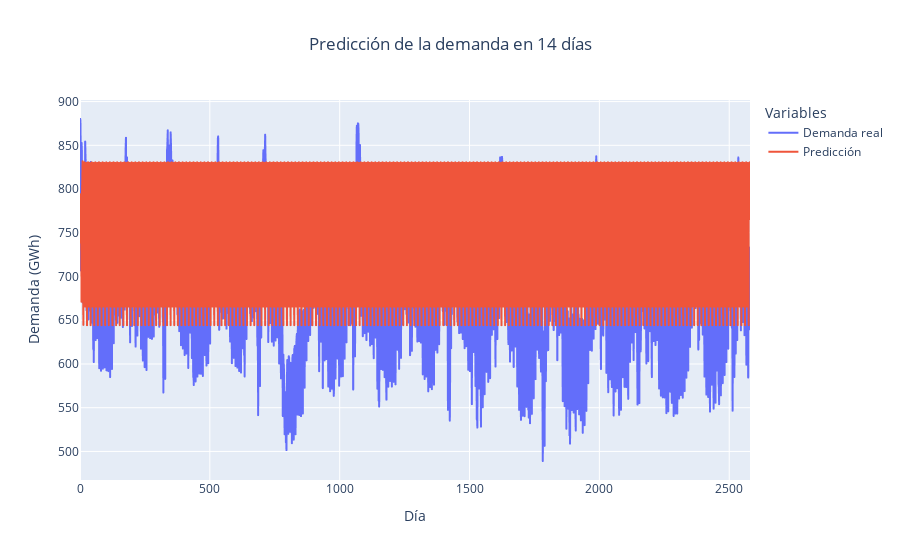

Notebook source saved alongside this figure:
### Code cell
fig_multi = px.line(
                       y=[validation_real_multi, predictions_real_multi],
                       title='Predicción de la demanda en 14 días',
                       labels={'index': 'Día', 'value': 'Demanda (GWh)'},
                       )

fig_multi.update_layout(
    title_x=0.5,
    legend_title_text="Variables"
)

fig_multi.for_each_trace(lambda t: t.update(name="Demanda real" if t.name == "wide_variable_0" else "Predicción"))

fig_multi.show()

### Figure 1 — Plotly figure (JSON) as saved in the notebook; plotly's stock layout.template omitted (floating-point values rounded to 4 significant figures; data arrays with more than 128 entries replaced by an {"elided": "..."} marker saying what was removed)
{"data": [{"hovertemplate": "variable=wide_variable_0<br>Día=%{x}<br>Demanda (GWh)=%{y}<extra></extra>", "legendgroup": "wide_variable_0", "line": {"color": "#636efa", "dash": "solid"}, "marker": {"symbol": "circle"}, "mode": "lines", "name": "Demanda real", "showlegend": true, "type": "scattergl", "x": {"elided": "2581 int values"}, "xaxis": "x", "y": {"elided": "2581 float values"}, "yaxis": "y"}, {"hovertemplate": "variable=wide_variable_1<br>Día=%{x}<br>Demanda (GWh)=%{y}<extra></extra>", "legendgroup": "wide_variable_1", "line": {"color": "#EF553B", "dash": "solid"}, "marker": {"symbol": "circle"}, "mode": "lines", "name": "Predicción", "showlegend": true, "type": "scattergl", "x": {"elided": "2581 int values"}, "xaxis": "x", "y": {"elided": "2581 float values"}, "yaxis": "y"}], "layout": {"legend": {"title": {"text": "Variables"}, "tracegroupgap": 0}, "title": {"text": "Predicción de la demanda en 14 días", "x": 0.5}, "xaxis": {"anchor": "y", "domain": [0, 1], "title": {"text": "Día"}}, "yaxis": {"anchor": "x", "domain": [0, 1], "title": {"text": "Demanda (GWh)"}}}}
